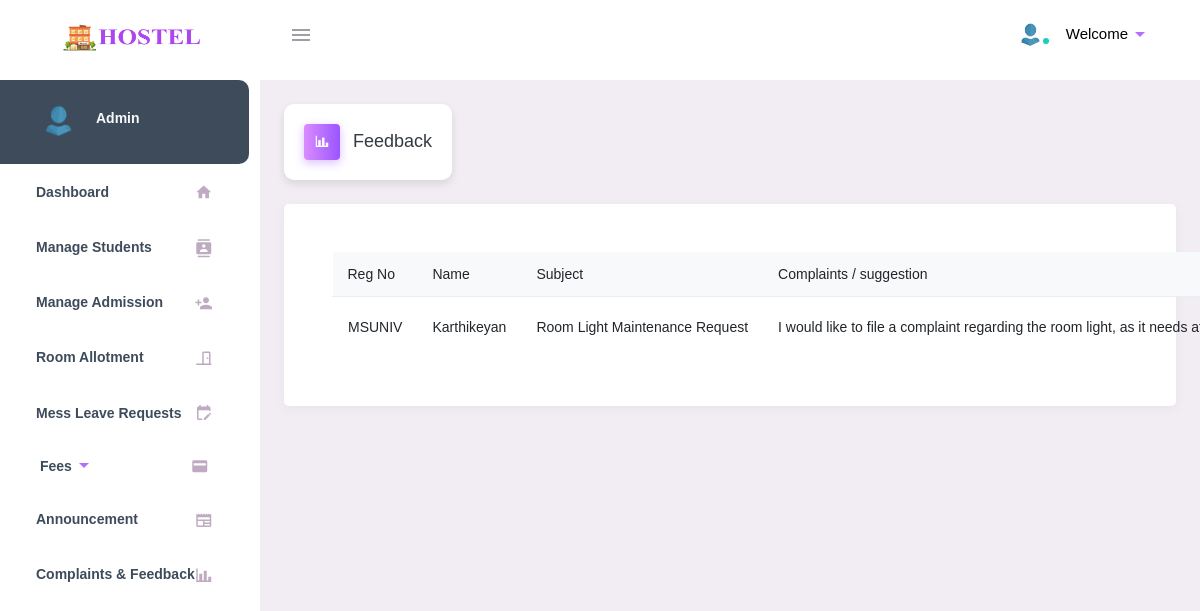
Page /admin/solved_feed.php on the committed database.
### tables this page shows
CREATE TABLE `suggest` (
  `id` varchar(20) NOT NULL,
  `reg` varchar(20) NOT NULL,
  `name` varchar(50) NOT NULL,
  `sub` varchar(50) NOT NULL,
  `cmpl` varchar(250) NOT NULL,
  `status` varchar(20) DEFAULT 'pending'
);

### admin/solved_feed.php (the view, shortened to what this page needs)
<?php
include("../dbconnect.php");
extract($_POST);
?>
<!DOCTYPE html>
<html lang="en">
<head>
  <link rel="stylesheet" href="./include/materialdesignicons.min.css">
  <link rel="stylesheet" href="./include/vendor.bundle.base.css">
  <link rel="stylesheet" href="./include/style.css">
  <link rel="stylesheet" href="https://cdn.jsdelivr.net/npm/@mdi/font/css/materialdesignicons.min.css">
  <link rel="stylesheet" href="../dist/css/style.min.css">
  <link rel="stylesheet" href="./include/style.css">
  <link rel="stylesheet" href="./include/exstyle.css">
</head>
<body class="">
  <div class="container-scroller">
    <header class="topbar" data-navbarbg="skin6">
      <?php include 'navbar.php' ?>
    </header>
    <div class="container-fluid page-body-wrapper pt-0 proBanner-padding-top">
      <div class="navcantainer d-fixed">
        <?php include 'sidebar.php' ?>
      </div>
      <div class="main-panel">
        <div class="content-wrapper p-4">
          <div class="page-header">
            <h3 class="page-title">
              <span class="page-title-icon bg-gradient-primary text-white mr-2">
                <i class="mdi mdi-chart-bar menu-icon"></i>
              </span> Feedback
            </h3>
          </div>
          <div class="grid-margin card p-5 stretch-card">
            <table class="table table-responsive-xl">
              <thead class="grid-margin bg-light fs-1 fw-bolder">
                <tr>
                  <th>Reg No</th>
                  <th>Name</th>
                  <th>Subject</th>
                  <th>Complaints / suggestion</th>
                </tr>
              </thead>
              <?php
              $qry = mysqli_query($connect, "select * from suggest");
              while ($row = mysqli_fetch_array($qry)) {
              ?>
                <tr class="alert " role="alert">
                  <td>
                    <div><?php echo $row['reg']; ?></div>
                  </td>
                  <td>
                    <div><?php echo $row['name']; ?></div>
                  </td>
                  <td>
                    <div><?php echo $row['sub']; ?></div>
                  </td>
                  <td>
                    <div><?php echo $row['cmpl']; ?></div>
                  </td>
                </tr>
              <?php
              }
              ?>
            </table>
          </div>
        </div>
      </div>
    </div>
  </div>
</body>
</html>

### admin/include/exstyle.css (style rules this page uses)
.page-title, .date, .time { background-color: #fff; box-shadow: 0 4px 8px rgba(0, 0, 0, 0.1); padding: 20px; border-radius: 10px; display: inline-block; }
.menu-icon { transition: transform 0.3s ease; }
body { font-family: Verdana, Geneva, sans-serif; font-size: 14px; }

### rows in the picture
suggest: reg "MSUNIV", name "Karthikeyan", sub "Room Light Maintenance Request", cmpl "I would like to file a complaint regarding the room light, as it needs…"
